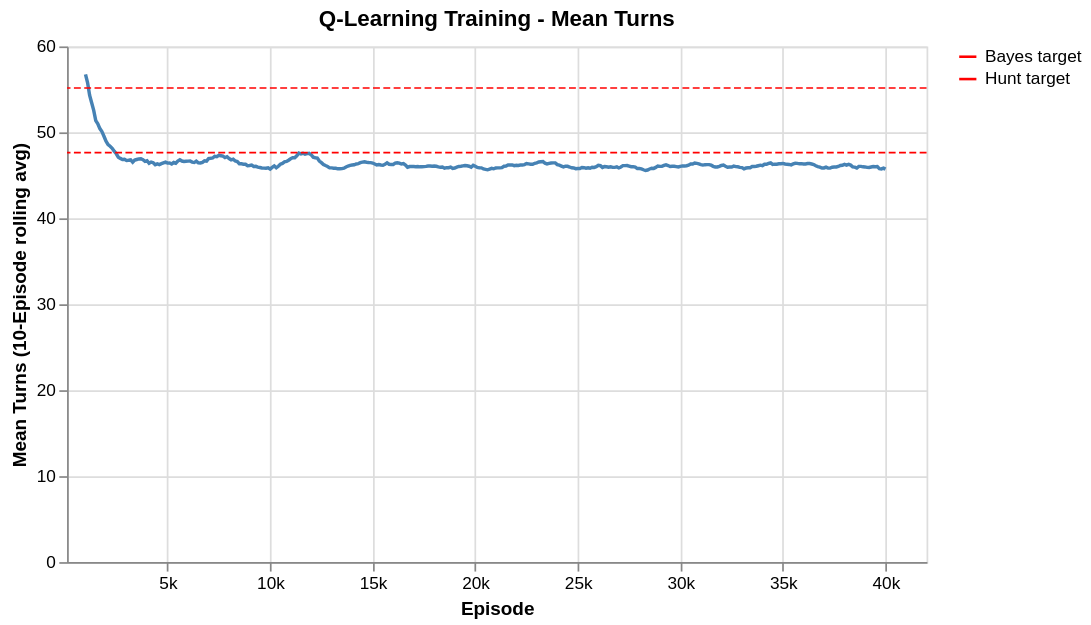

The code cell stored with this chart in its notebook:
### Code cell
# Summary Stats
print(f"Total episodes:  {q_learning_df['episode'].max()}")
print(f"Total steps:     {q_learning_df['steps'].max()}")
print(f"Best mean turns: {q_learning_df['mean_turns'].min():.1f}")

mean_turns = make_chart(q_learning_df, "mean_turns", arg_col="episode")
mean_turns += bayes_baseline_rule + hunt_baseline_rule

title = alt.TitleParams("Q-Learning Training - Mean Turns", anchor="middle")
c = mean_turns.resolve_scale(color="independent").properties(title=title)
c.save(IMG_DIR / "mean_turns.png")
c.show()

### Figure 1 — Vega specification as saved in the notebook (floating-point values rounded to 4 significant figures; data arrays with more than 128 entries replaced by an {"elided": "..."} marker saying what was removed)
{"$schema": "https://vega.github.io/schema/vega/v6.json", "data": [{"name": "source_0", "values": {"elided": "400 records"}}, {"name": "source_1", "values": [{"series": "Bayes target", "y": 47.64}]}, {"name": "source_2", "values": [{"series": "Hunt target", "y": 55.16}]}, {"name": "source_0_x_domain_episode", "values": [{"min": 100, "max": 40000}]}], "marks": [{"type": "line", "name": "layer_0_marks", "from": {"data": "source_0"}, "sort": {"field": "x"}, "encode": {"update": {"stroke": {"value": "steelblue"}, "y": {"field": "mean_turns_rolling", "scale": "y"}, "defined": {"signal": "isValid(datum[\"episode\"]) && isFinite(+datum[\"episode\"]) && isValid(datum[\"mean_turns_rolling\"]) && isFinite(+datum[\"mean_turns_rolling\"])"}, "x": {"field": "episode", "scale": "x"}, "strokeWidth": {"value": 2}}}, "style": ["line"]}, {"type": "rule", "name": "layer_1_layer_0_marks", "from": {"data": "source_1"}, "encode": {"update": {"y": {"field": "y", "scale": "y"}, "strokeDash": {"value": [4, 2]}, "stroke": {"field": "series", "scale": "layer_1_color"}, "x": {"field": {"signal": null, "datum": null, "group": "width", "parent": null}}, "x2": {"value": 0}}}, "style": ["rule"]}, {"type": "rule", "name": "layer_1_layer_1_marks", "from": {"data": "source_2"}, "encode": {"update": {"strokeDash": {"value": [4, 2]}, "stroke": {"field": "series", "scale": "layer_1_color"}, "x": {"field": {"signal": null, "datum": null, "group": "width", "parent": null}}, "x2": {"value": 0}, "y": {"field": "y", "scale": "y"}}}, "style": ["rule"]}], "scales": [{"name": "x", "type": "linear", "domain": [{"signal": "(data(\"source_0_x_domain_episode\")[0] || {}).min"}, {"signal": "(data(\"source_0_x_domain_episode\")[0] || {}).max"}], "range": [0, {"signal": "width"}], "zero": false, "domainMax": 42000}, {"name": "y", "type": "linear", "domain": {"fields": [{"data": "source_0", "field": "mean_turns_rolling"}, {"data": "source_1", "field": "y"}, {"data": "source_2", "field": "y"}]}, "range": [{"signal": "height"}, 0], "zero": true, "nice": true}, {"name": "layer_1_color", "type": "ordinal", "domain": {"fields": [["Bayes target"], ["Hunt target"]]}, "range": ["red"]}], "axes": [{"scale": "x", "tickCount": {"signal": "ceil(width/40)"}, "grid": true, "labels": false, "maxExtent": 0, "domain": false, "orient": "bottom", "aria": false, "ticks": false, "zindex": 0, "minExtent": 0, "gridScale": "y"}, {"scale": "y", "minExtent": 0, "zindex": 0, "aria": false, "labels": false, "tickCount": {"signal": "ceil(height/40)"}, "orient": "left", "gridScale": "x", "domain": false, "maxExtent": 0, "ticks": false, "grid": true}, {"scale": "x", "labelOverlap": true, "grid": false, "title": "Episode", "encode": {"labels": {"update": {"text": {"signal": "datum.value / 1000 + 'k'"}}}}, "labelFlush": true, "tickCount": {"signal": "ceil(width/40)"}, "orient": "bottom", "zindex": 0}, {"scale": "y", "zindex": 0, "tickCount": {"signal": "ceil(height/40)"}, "orient": "left", "labelOverlap": true, "title": "Mean Turns (10-Episode rolling avg)", "grid": false}], "title": {"text": "Q-Learning Training - Mean Turns", "anchor": "middle", "frame": "group"}, "legends": [{"stroke": "layer_1_color", "symbolType": "stroke"}], "padding": 5, "background": "white", "width": 500, "height": 300, "style": "cell"}
